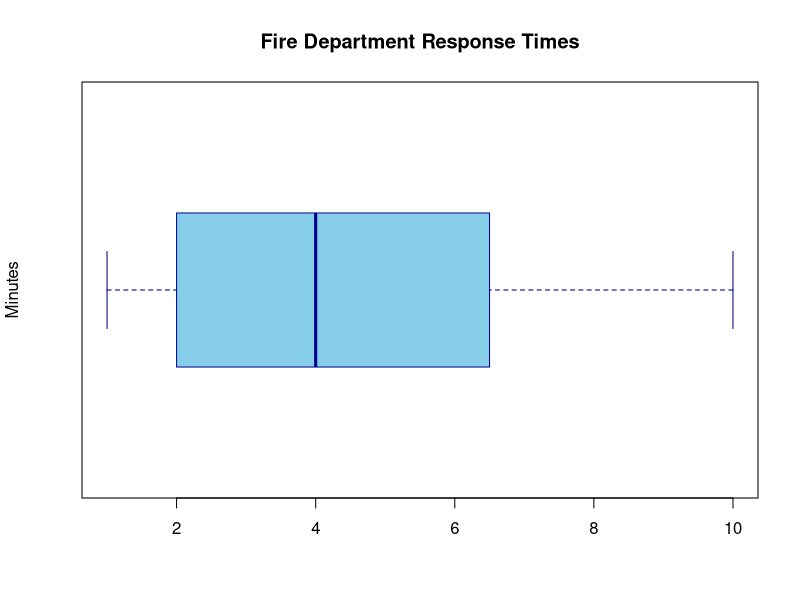

Source code (R):
response_times <- c(1, 1, 2, 2, 6, 9, 4, 1, 7, 10, 2, 4, 5, 10, 5)

five_num <- fivenum(response_times)
names(five_num) <- c("Min", "Q1", "Median", "Q3", "Max")

print("Five-Number Summary:")
print(five_num)

boxplot(response_times, 
        main = "Fire Department Response Times", 
        ylab = "Minutes", 
        col = "skyblue", 
        border = "darkblue",
        horizontal = TRUE)


sample_mean <- mean(response_times)
sample_sd <- sd(response_times)

cat("\nSample Mean:", sample_mean, "minutes\n")
cat("Sample Standard Deviation:", round(sample_sd, 3), "minutes\n")
